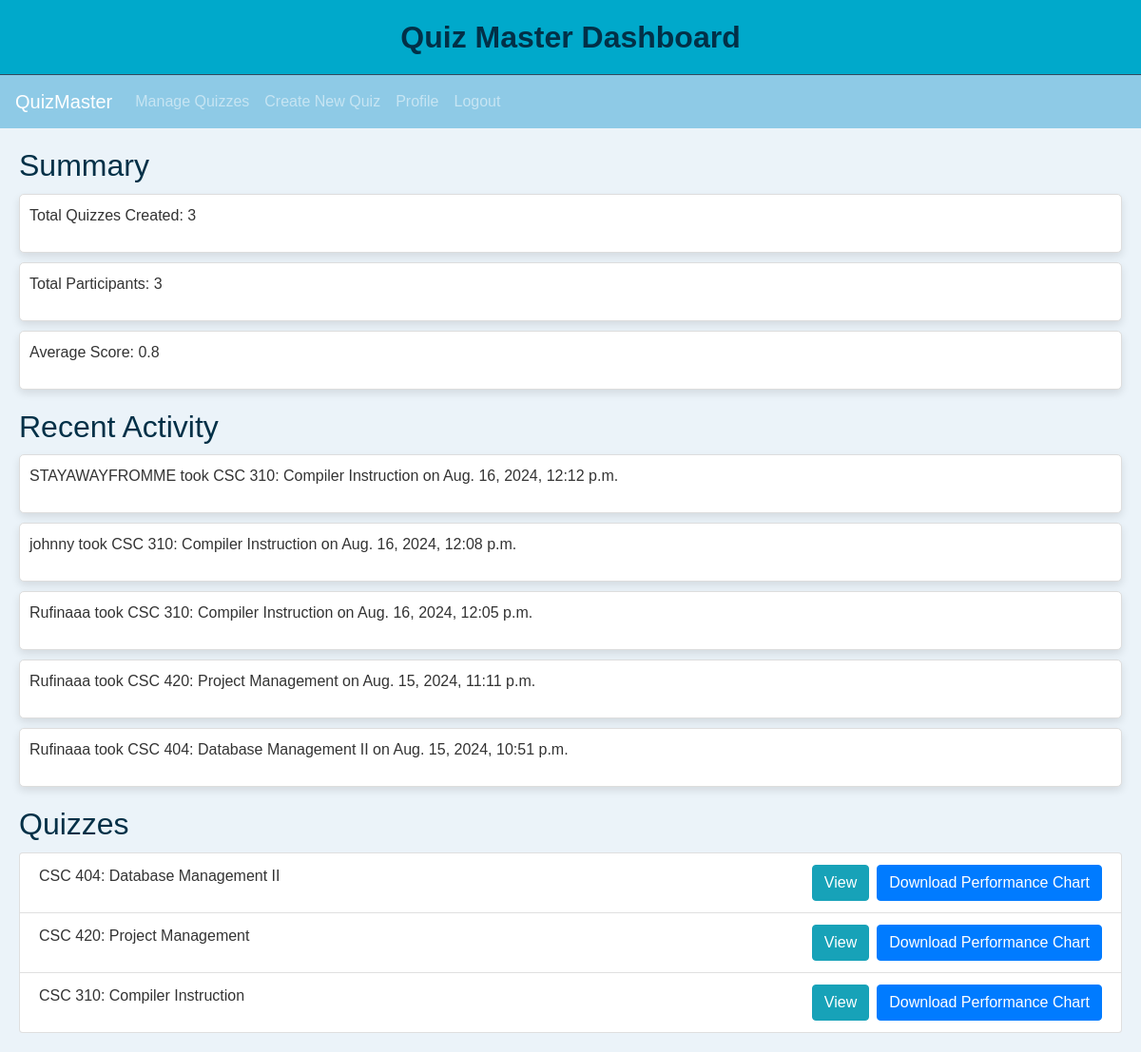
Page /api/quiz-master-dashboard/ (signed in) on the committed database.
### quiz/models.py (models this page shows, shortened)
class Result(models.Model):
    user = models.ForeignKey(CustomUser, on_delete=models.CASCADE)
    quiz = models.ForeignKey(Quiz, on_delete=models.CASCADE)
    score = models.FloatField()
    completion_status = models.CharField(max_length=20)
    feedback = models.TextField()
    created_at = models.DateTimeField(default=timezone.now)

class CustomUser(AbstractBaseUser):
    username = models.CharField(max_length=30, unique=True)
    email = models.EmailField(max_length=255, unique=True)
    first_name = models.CharField(max_length=100, default='')
    last_name = models.CharField(max_length=100, default='')
    registration_number = models.CharField(max_length=255, unique=True, default="some_default_value")
    ROLE_CHOICES = (('quiz_master', 'Quiz Master'), ('quiz_taker', 'Quiz Taker'))
    role = models.CharField(max_length=20, choices=ROLE_CHOICES, default='quiz_taker')
    additional_info = models.TextField(blank=True, null=True)
    is_active = models.BooleanField(default=True)
    is_staff = models.BooleanField(default=False)
    is_superuser = models.BooleanField(default=False)
    date_joined = models.DateTimeField(default=timezone.now)
    objects = MyUserManager()
    USERNAME_FIELD = 'email'
    REQUIRED_FIELDS = ['username']

class Quiz(models.Model):
    uuid = models.UUIDField(default=uuid.uuid4, unique=True, editable=False)
    title = models.CharField(max_length=255)
    description = models.TextField()
    created_by = models.ForeignKey(CustomUser, on_delete=models.CASCADE, related_name='quizzes')
    created_at = models.DateTimeField(auto_now_add=True)
    updated_at = models.DateTimeField(auto_now=True)
    time_limit = models.PositiveIntegerField(default=0)
    total_score = models.FloatField(default=0.0)

### quiz/views.py (the view)
# urls.py: path('quiz-master-dashboard/', quiz_master_dashboard, name='quiz_master_dashboard'),
@login_required
def quiz_master_dashboard(request):
    user = request.user
    quizzes = Quiz.objects.filter(created_by=user)
    total_quizzes = quizzes.count()
    total_participants = Result.objects.filter(quiz__created_by=user).values('user').distinct().count()
    average_score = Result.objects.filter(quiz__created_by=user).aggregate(Avg('score'))['score__avg'] or 0
    recent_activities = Result.objects.filter(quiz__created_by=user).order_by('-created_at')[:10]
    context = {
        'total_quizzes': total_quizzes,
        'total_participants': total_participants,
        'average_score': average_score,
        'recent_activities': recent_activities,
        'quizzes': quizzes
    }
    return render(request, 'quiz_master_dashboard.html', context)

### templates/quiz_master_dashboard.html (shortened to what this page needs)
<!DOCTYPE html>
<html lang="en">
<head>
    {% load static %}
    <link href="https://stackpath.bootstrapcdn.com/bootstrap/4.5.2/css/bootstrap.min.css" rel="stylesheet">
</head>
<body>
    <header>
        <h1>Quiz Master Dashboard</h1>
    </header>
    <nav class="navbar navbar-expand-lg navbar-dark">
        <a class="navbar-brand" href="#">QuizMaster</a>
        <div class="collapse navbar-collapse" id="navbarNav">
            <ul class="navbar-nav">
                <li class="nav-item">
                    <a class="nav-link" href="{% url 'quiz_management' %}">Manage Quizzes</a>
                </li>
                <li class="nav-item">
                    <a class="nav-link" href="{% url 'create_quiz' %}">Create New Quiz</a>
                </li>
                 <li class="nav-item">
                    <a class="nav-link" href="{% url 'profile' %}">Profile</a>
                </li>
                <li class="nav-item">
                    <a class="nav-link" href="{% url 'logout' %}">Logout</a>
                </li>
            </ul>
        </div>
    </nav>
    <div class="dashboard-container">
        <div class="summary">
            <h2>Summary</h2>
            <div class="summary-item">
                <p>Total Quizzes Created: {{ total_quizzes }}</p>
            </div>
            <div class="summary-item">
                <p>Total Participants: {{ total_participants }}</p>
            </div>
            <div class="summary-item">
                <p>Average Score: {{ average_score }}</p>
            </div>
        </div>
        <div class="recent-activity">
            <h2>Recent Activity</h2>
            {% if recent_activities %}
                {% for activity in recent_activities %}
                    <div class="activity-item">
                        <p>{{ activity.user.username }} took {{ activity.quiz.title }} on {{ activity.created_at }}</p>
                    </div>
                {% endfor %}
            {% else %}
                <p class="placeholder-message">No recent activities.</p>
            {% endif %}
        </div>
        <div class="quiz-list">
            <h2>Quizzes</h2>
            <ul class="list-group">
                {% for quiz in quizzes %}
                    <li class="list-group-item">
                        {{ quiz.title }}
                        <a href="{% url 'quiz_performance_chart' quiz.uuid %}" class="btn btn-primary float-right ml-2">Download Performance Chart</a>
                        <button class="btn btn-info float-right" onclick="viewChart('{{ quiz.uuid }}')">View</button>
                    </li>
                {% endfor %}
            </ul>
        </div>
    </div>
</body>
</html>

### templates/quiz_master_dashboard.html (style rules this page uses)
body { font-family: Arial, sans-serif; margin: 0; padding: 0; color: #333; background-color: #ebf3f9; }
header { background-color: #00a9cb; color: #fff; padding: 20px; text-align: center; border-bottom: 1px solid #34495e; }
header h1 { margin: 0; font-size: 2rem; font-weight: bolder; color: #023047; }
.navbar { background-color: #8ecae6; }
.navbar-nav .nav-link { color: #023047; }
.dashboard-container { margin: 20px; }
.summary { margin-bottom: 20px; }
.summary h2 { margin-bottom: 10px; color: #023047; }
.summary-item { padding: 10px; border: 1px solid #ddd; margin-bottom: 10px; border-radius: 5px; background-color: #fff; box-shadow: 0 4px 8px rgba(0, 0, 0, 0.1); }
.recent-activity { margin-bottom: 20px; }
.recent-activity h2 { margin-bottom: 10px; color: #023047; }
.activity-item { padding: 10px; border: 1px solid #ddd; margin-bottom: 10px; border-radius: 5px; background-color: #fff; box-shadow: 0 4px 8px rgba(0, 0, 0, 0.1); }
.quiz-list { margin-bottom: 20px; }
.quiz-list h2 { margin-bottom: 10px; color: #023047; }

### rows in the picture
Result: user.username "STAYAWAYFROMME", quiz "CSC 310: Compiler Instruction", created_at "Aug. 16, 2024, 12:12 p.m."
Result: user.username "johnny", quiz "CSC 310: Compiler Instruction", created_at "Aug. 16, 2024, 12:08 p.m."
Result: user.username "Rufinaaa", quiz "CSC 310: Compiler Instruction", created_at "Aug. 16, 2024, 12:05 p.m."
Result: user.username "Rufinaaa", quiz "CSC 420: Project Management", created_at "Aug. 15, 2024, 11:11 p.m."
Result: user.username "Rufinaaa", quiz "CSC 404: Database Management II", created_at "Aug. 15, 2024, 10:51 p.m."
Quiz: title "CSC 404: Database Management II"
Quiz: title "CSC 420: Project Management"
Quiz: title "CSC 310: Compiler Instruction"

### other values in the picture
{{ total_quizzes }} "3"
{{ total_participants }} "3"
{{ average_score }} "0.8"
